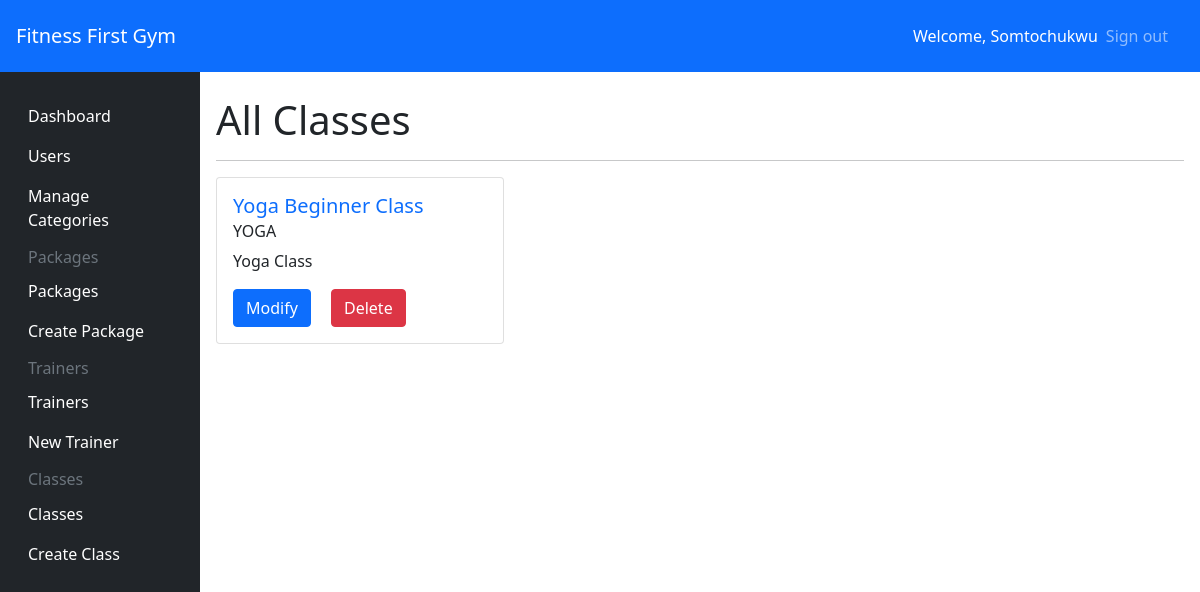
/admin/class/all (signed in), run on an earlier commit of the app's database.
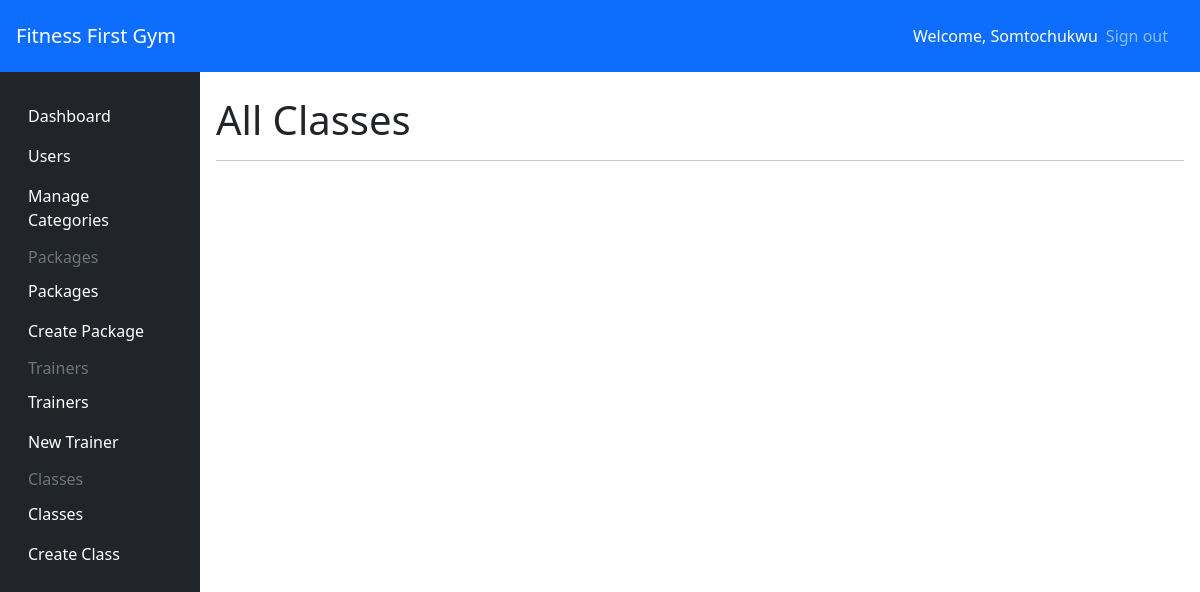
And on a later commit of the database.
### app/models/__init__.py (models this page shows)
class Class(db.Model):
    id = db.Column(db.Integer, primary_key=True)
    name = db.Column(db.String(150), unique=True, nullable=False)
    description = db.Column(db.String(500), nullable=False)
    schedule = db.Column(db.DateTime, nullable=False)
    category_id = db.Column(db.Integer, db.ForeignKey('category.id'))
    category = db.relationship('Category', backref=db.backref('class_category', lazy='dynamic'))
    trainer_id = db.Column(db.Integer, db.ForeignKey('trainer.id'))
    trainer = db.relationship('Trainer', backref=db.backref('class', lazy='dynamic'))
    current_capacity = db.Column(db.Integer, default=0)
    max_capacity = db.Column(db.Integer, default=10)

### app/models/Package.py (models this page shows)
class Category(db.Model):
    id = db.Column(db.Integer, primary_key=True)
    name = db.Column(db.String(50), unique=True)

### app/class_views.py (the view)
@app.route('/admin/class/all')
@login_required
def all_classes():
    classes = Class.query.all()
    return render_template('pages/admin/class/preview.html', classes=classes)

### app/models/__init__.py (called while the page is built)
@login_manager.user_loader
def load_user(id):
    return User.query.get(id)

### app/templates/pages/admin/class/preview.html (shortened to what this page needs)
{% extends "components/admin_base.html" %}
{% block content %}
<h1 class="my-2">All Classes</h1>
<hr />
<div class="row row-cols-1 row-cols-md-2 row-cols-lg-3 row align-items-stretch justify-content-start card-deck">
    {% for class in classes %}
    <div class="col-auto">
        <div class="card" style="width: 18rem;">
            <div class="card-body">
                <h5 class="card-title text-primary">{{class.name}}</h5>
                <h6 class="card-subtitle mb-2 text-body-secondary">{{class.category.name}}</h6>
                <p class="card-text">{{class.description}}</p>
                <a href="/admin/class/edit/{{class.id}}" class="card-link btn btn-primary">Modify</a>
                <a href="/admin/class/delete/{{class.id}}" class="card-link btn btn-danger">Delete</a>
            </div>
        </div>
    </div>
    {% endfor %}
</div>
{% endblock content %}

What changed in the data, as far as the page shows it:
removed Class: name "Yoga Beginner Class", category.name "YOGA", description "Yoga Class"
